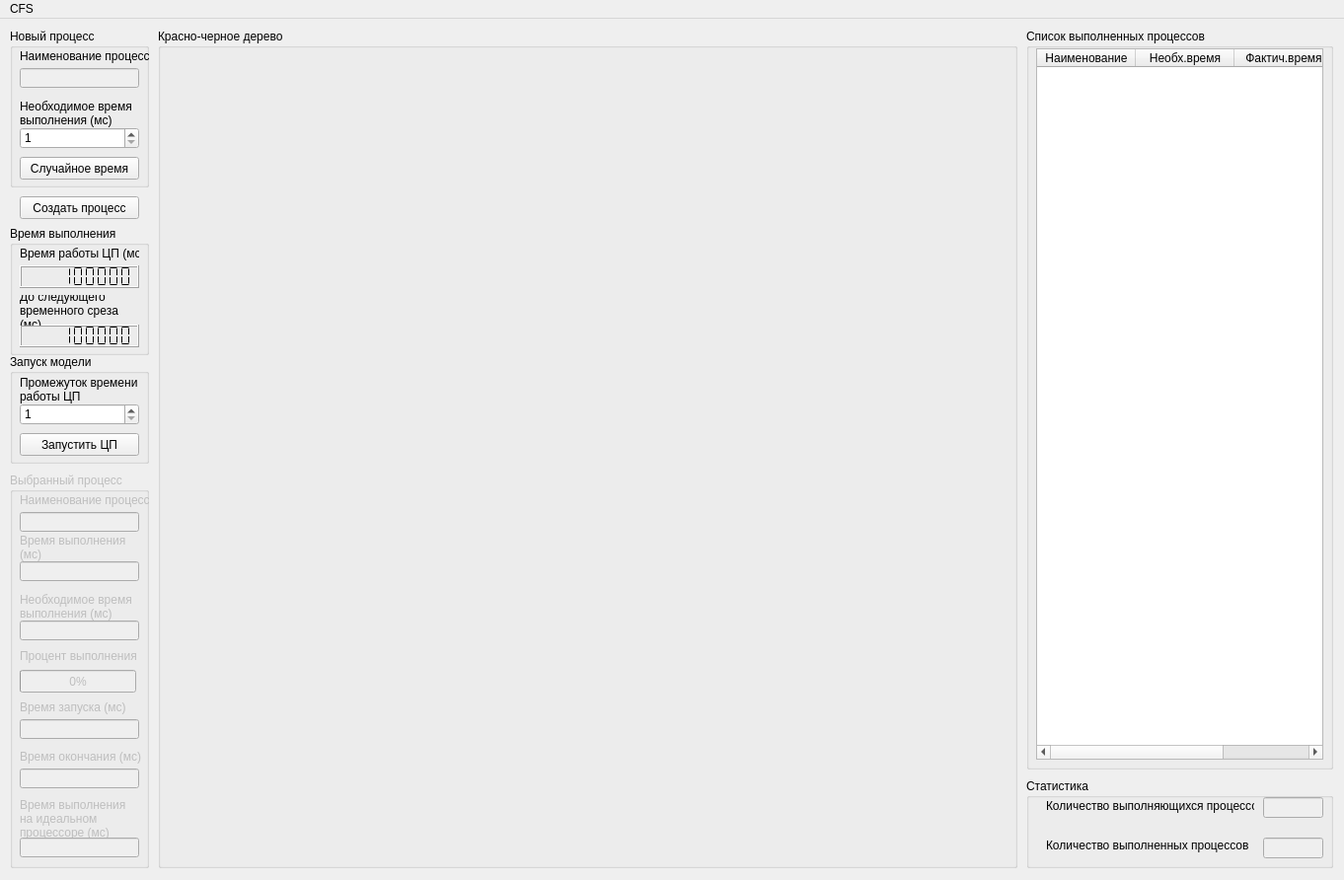
<?xml version="1.0" encoding="UTF-8"?>
<ui version="4.0">
 <class>MainWindow</class>
 <widget class="QMainWindow" name="MainWindow">
  <property name="geometry">
   <rect>
    <x>0</x>
    <y>0</y>
    <width>1362</width>
    <height>892</height>
   </rect>
  </property>
  <property name="windowTitle">
   <string>MainWindow</string>
  </property>
  <property name="windowOpacity">
   <double>1.000000000000000</double>
  </property>
  <widget class="QWidget" name="centralWidget">
   <widget class="QGroupBox" name="groupBox">
    <property name="geometry">
     <rect>
      <x>10</x>
      <y>10</y>
      <width>141</width>
      <height>161</height>
     </rect>
    </property>
    <property name="title">
     <string>Новый процесс</string>
    </property>
    <widget class="QLabel" name="label_2">
     <property name="geometry">
      <rect>
       <x>10</x>
       <y>20</y>
       <width>131</width>
       <height>16</height>
      </rect>
     </property>
     <property name="text">
      <string>Наименование процесса</string>
     </property>
    </widget>
    <widget class="QLabel" name="label_3">
     <property name="geometry">
      <rect>
       <x>10</x>
       <y>70</y>
       <width>121</width>
       <height>31</height>
      </rect>
     </property>
     <property name="text">
      <string>Необходимое время выполнения (мс)</string>
     </property>
     <property name="wordWrap">
      <bool>true</bool>
     </property>
    </widget>
    <widget class="QLineEdit" name="NewProcessName">
     <property name="enabled">
      <bool>false</bool>
     </property>
     <property name="geometry">
      <rect>
       <x>10</x>
       <y>40</y>
       <width>121</width>
       <height>20</height>
      </rect>
     </property>
    </widget>
    <widget class="QSpinBox" name="NewProcessMaxTime">
     <property name="geometry">
      <rect>
       <x>10</x>
       <y>100</y>
       <width>121</width>
       <height>22</height>
      </rect>
     </property>
     <property name="minimum">
      <number>1</number>
     </property>
     <property name="maximum">
      <number>999999</number>
     </property>
    </widget>
    <widget class="QPushButton" name="NewProcessRandomTime">
     <property name="geometry">
      <rect>
       <x>10</x>
       <y>130</y>
       <width>121</width>
       <height>23</height>
      </rect>
     </property>
     <property name="text">
      <string>Случайное время</string>
     </property>
    </widget>
   </widget>
   <widget class="QGroupBox" name="groupBox_2">
    <property name="enabled">
     <bool>false</bool>
    </property>
    <property name="geometry">
     <rect>
      <x>10</x>
      <y>460</y>
      <width>141</width>
      <height>401</height>
     </rect>
    </property>
    <property name="title">
     <string>Выбранный процесс</string>
    </property>
    <widget class="QLabel" name="label_7">
     <property name="geometry">
      <rect>
       <x>10</x>
       <y>170</y>
       <width>121</width>
       <height>31</height>
      </rect>
     </property>
     <property name="text">
      <string>Процент выполнения</string>
     </property>
     <property name="wordWrap">
      <bool>true</bool>
     </property>
    </widget>
    <widget class="QLineEdit" name="SelProcessName">
     <property name="enabled">
      <bool>false</bool>
     </property>
     <property name="geometry">
      <rect>
       <x>10</x>
       <y>40</y>
       <width>121</width>
       <height>20</height>
      </rect>
     </property>
    </widget>
    <widget class="QLineEdit" name="SelProcessTime">
     <property name="enabled">
      <bool>false</bool>
     </property>
     <property name="geometry">
      <rect>
       <x>10</x>
       <y>90</y>
       <width>121</width>
       <height>20</height>
      </rect>
     </property>
     <property name="text">
      <string/>
     </property>
    </widget>
    <widget class="QLabel" name="label_6">
     <property name="geometry">
      <rect>
       <x>10</x>
       <y>60</y>
       <width>121</width>
       <height>31</height>
      </rect>
     </property>
     <property name="text">
      <string>Время выполнения (мс)</string>
     </property>
     <property name="wordWrap">
      <bool>true</bool>
     </property>
    </widget>
    <widget class="QProgressBar" name="SelProcessCompletion">
     <property name="geometry">
      <rect>
       <x>10</x>
       <y>200</y>
       <width>118</width>
       <height>23</height>
      </rect>
     </property>
     <property name="value">
      <number>0</number>
     </property>
    </widget>
    <widget class="QLabel" name="label_4">
     <property name="geometry">
      <rect>
       <x>10</x>
       <y>20</y>
       <width>131</width>
       <height>16</height>
      </rect>
     </property>
     <property name="text">
      <string>Наименование процесса</string>
     </property>
    </widget>
    <widget class="QLabel" name="label_5">
     <property name="geometry">
      <rect>
       <x>10</x>
       <y>120</y>
       <width>121</width>
       <height>31</height>
      </rect>
     </property>
     <property name="text">
      <string>Необходимое время выполнения (мс)</string>
     </property>
     <property name="wordWrap">
      <bool>true</bool>
     </property>
    </widget>
    <widget class="QLineEdit" name="SelProcessMaxTime">
     <property name="enabled">
      <bool>false</bool>
     </property>
     <property name="geometry">
      <rect>
       <x>10</x>
       <y>150</y>
       <width>121</width>
       <height>20</height>
      </rect>
     </property>
    </widget>
    <widget class="QLabel" name="label_10">
     <property name="geometry">
      <rect>
       <x>10</x>
       <y>230</y>
       <width>131</width>
       <height>16</height>
      </rect>
     </property>
     <property name="text">
      <string>Время запуска (мс)</string>
     </property>
    </widget>
    <widget class="QLineEdit" name="StartTime">
     <property name="enabled">
      <bool>false</bool>
     </property>
     <property name="geometry">
      <rect>
       <x>10</x>
       <y>250</y>
       <width>121</width>
       <height>20</height>
      </rect>
     </property>
     <property name="text">
      <string/>
     </property>
    </widget>
    <widget class="QLabel" name="label_11">
     <property name="geometry">
      <rect>
       <x>10</x>
       <y>280</y>
       <width>131</width>
       <height>16</height>
      </rect>
     </property>
     <property name="text">
      <string>Время окончания (мс)</string>
     </property>
    </widget>
    <widget class="QLineEdit" name="EndTime">
     <property name="enabled">
      <bool>false</bool>
     </property>
     <property name="geometry">
      <rect>
       <x>10</x>
       <y>300</y>
       <width>121</width>
       <height>20</height>
      </rect>
     </property>
    </widget>
    <widget class="QLabel" name="label_12">
     <property name="geometry">
      <rect>
       <x>10</x>
       <y>330</y>
       <width>121</width>
       <height>41</height>
      </rect>
     </property>
     <property name="text">
      <string>Время выполнения на идеальном процессоре (мс)</string>
     </property>
     <property name="wordWrap">
      <bool>true</bool>
     </property>
    </widget>
    <widget class="QLineEdit" name="IdealTime">
     <property name="enabled">
      <bool>false</bool>
     </property>
     <property name="geometry">
      <rect>
       <x>10</x>
       <y>370</y>
       <width>121</width>
       <height>20</height>
      </rect>
     </property>
    </widget>
   </widget>
   <widget class="QGroupBox" name="groupBox_3">
    <property name="geometry">
     <rect>
      <x>10</x>
      <y>210</y>
      <width>141</width>
      <height>131</height>
     </rect>
    </property>
    <property name="title">
     <string>Время выполнения</string>
    </property>
    <widget class="QLCDNumber" name="CpuRuntime">
     <property name="geometry">
      <rect>
       <x>10</x>
       <y>40</y>
       <width>121</width>
       <height>23</height>
      </rect>
     </property>
     <property name="smallDecimalPoint">
      <bool>true</bool>
     </property>
     <property name="numDigits">
      <number>9</number>
     </property>
     <property name="segmentStyle">
      <enum>QLCDNumber::Flat</enum>
     </property>
     <property name="value" stdset="0">
      <double>999999999.000000000000000</double>
     </property>
     <property name="intValue" stdset="0">
      <number>999999999</number>
     </property>
    </widget>
    <widget class="QLabel" name="label">
     <property name="geometry">
      <rect>
       <x>10</x>
       <y>20</y>
       <width>121</width>
       <height>16</height>
      </rect>
     </property>
     <property name="text">
      <string>Время работы ЦП (мс)</string>
     </property>
    </widget>
    <widget class="QLCDNumber" name="CpuTimeSlice">
     <property name="geometry">
      <rect>
       <x>10</x>
       <y>100</y>
       <width>121</width>
       <height>23</height>
      </rect>
     </property>
     <property name="smallDecimalPoint">
      <bool>true</bool>
     </property>
     <property name="numDigits">
      <number>9</number>
     </property>
     <property name="segmentStyle">
      <enum>QLCDNumber::Flat</enum>
     </property>
     <property name="value" stdset="0">
      <double>999999999.000000000000000</double>
     </property>
     <property name="intValue" stdset="0">
      <number>999999999</number>
     </property>
    </widget>
    <widget class="QLabel" name="label_8">
     <property name="geometry">
      <rect>
       <x>10</x>
       <y>70</y>
       <width>121</width>
       <height>31</height>
      </rect>
     </property>
     <property name="text">
      <string>До следующего временного среза (мс)</string>
     </property>
     <property name="wordWrap">
      <bool>true</bool>
     </property>
    </widget>
   </widget>
   <widget class="QGroupBox" name="groupBox_4">
    <property name="geometry">
     <rect>
      <x>160</x>
      <y>10</y>
      <width>871</width>
      <height>851</height>
     </rect>
    </property>
    <property name="title">
     <string>Красно-черное дерево</string>
    </property>
    <widget class="canvas" name="RbTreeWidget" native="true">
     <property name="geometry">
      <rect>
       <x>10</x>
       <y>20</y>
       <width>851</width>
       <height>821</height>
      </rect>
     </property>
    </widget>
   </widget>
   <widget class="QGroupBox" name="groupBox_5">
    <property name="geometry">
     <rect>
      <x>1040</x>
      <y>10</y>
      <width>311</width>
      <height>751</height>
     </rect>
    </property>
    <property name="title">
     <string>Список выполненных процессов</string>
    </property>
    <widget class="QTableWidget" name="Table">
     <property name="geometry">
      <rect>
       <x>10</x>
       <y>20</y>
       <width>291</width>
       <height>721</height>
      </rect>
     </property>
     <property name="sortingEnabled">
      <bool>false</bool>
     </property>
     <property name="wordWrap">
      <bool>false</bool>
     </property>
     <property name="rowCount">
      <number>0</number>
     </property>
     <property name="columnCount">
      <number>3</number>
     </property>
     <attribute name="horizontalHeaderVisible">
      <bool>true</bool>
     </attribute>
     <attribute name="horizontalHeaderCascadingSectionResizes">
      <bool>false</bool>
     </attribute>
     <attribute name="horizontalHeaderDefaultSectionSize">
      <number>100</number>
     </attribute>
     <attribute name="horizontalHeaderShowSortIndicator" stdset="0">
      <bool>false</bool>
     </attribute>
     <attribute name="horizontalHeaderStretchLastSection">
      <bool>true</bool>
     </attribute>
     <attribute name="verticalHeaderVisible">
      <bool>false</bool>
     </attribute>
     <attribute name="verticalHeaderDefaultSectionSize">
      <number>30</number>
     </attribute>
     <attribute name="verticalHeaderHighlightSections">
      <bool>false</bool>
     </attribute>
     <column>
      <property name="text">
       <string>Наименование</string>
      </property>
     </column>
     <column>
      <property name="text">
       <string>Необх.время</string>
      </property>
     </column>
     <column>
      <property name="text">
       <string>Фактич.время</string>
      </property>
     </column>
    </widget>
   </widget>
   <widget class="QPushButton" name="NewProcessAdd">
    <property name="geometry">
     <rect>
      <x>20</x>
      <y>180</y>
      <width>121</width>
      <height>23</height>
     </rect>
    </property>
    <property name="text">
     <string>Создать процесс</string>
    </property>
   </widget>
   <widget class="QGroupBox" name="groupBox_6">
    <property name="geometry">
     <rect>
      <x>10</x>
      <y>340</y>
      <width>141</width>
      <height>111</height>
     </rect>
    </property>
    <property name="title">
     <string>Запуск модели</string>
    </property>
    <widget class="QLabel" name="label_13">
     <property name="geometry">
      <rect>
       <x>10</x>
       <y>20</y>
       <width>121</width>
       <height>31</height>
      </rect>
     </property>
     <property name="text">
      <string>Промежуток времени работы ЦП</string>
     </property>
     <property name="wordWrap">
      <bool>true</bool>
     </property>
    </widget>
    <widget class="QSpinBox" name="CpuTime">
     <property name="geometry">
      <rect>
       <x>10</x>
       <y>50</y>
       <width>121</width>
       <height>22</height>
      </rect>
     </property>
     <property name="minimum">
      <number>1</number>
     </property>
     <property name="maximum">
      <number>999999</number>
     </property>
    </widget>
    <widget class="QPushButton" name="RunButton">
     <property name="geometry">
      <rect>
       <x>10</x>
       <y>80</y>
       <width>121</width>
       <height>23</height>
      </rect>
     </property>
     <property name="text">
      <string>Запустить ЦП</string>
     </property>
    </widget>
   </widget>
   <widget class="QGroupBox" name="groupBox_7">
    <property name="geometry">
     <rect>
      <x>1040</x>
      <y>770</y>
      <width>311</width>
      <height>91</height>
     </rect>
    </property>
    <property name="title">
     <string>Статистика</string>
    </property>
    <widget class="QLineEdit" name="ActiveProcesses">
     <property name="enabled">
      <bool>false</bool>
     </property>
     <property name="geometry">
      <rect>
       <x>240</x>
       <y>19</y>
       <width>61</width>
       <height>21</height>
      </rect>
     </property>
    </widget>
    <widget class="QLabel" name="label_9">
     <property name="geometry">
      <rect>
       <x>20</x>
       <y>20</y>
       <width>211</width>
       <height>16</height>
      </rect>
     </property>
     <property name="text">
      <string>Количество выполняющихся процессов</string>
     </property>
    </widget>
    <widget class="QLabel" name="label_14">
     <property name="geometry">
      <rect>
       <x>20</x>
       <y>60</y>
       <width>211</width>
       <height>16</height>
      </rect>
     </property>
     <property name="text">
      <string>Количество выполненных процессов</string>
     </property>
    </widget>
    <widget class="QLineEdit" name="CompletedProcesses">
     <property name="enabled">
      <bool>false</bool>
     </property>
     <property name="geometry">
      <rect>
       <x>240</x>
       <y>60</y>
       <width>61</width>
       <height>21</height>
      </rect>
     </property>
    </widget>
   </widget>
  </widget>
  <widget class="QMenuBar" name="menuBar">
   <property name="geometry">
    <rect>
     <x>0</x>
     <y>0</y>
     <width>1362</width>
     <height>20</height>
    </rect>
   </property>
   <widget class="QMenu" name="menuCFS">
    <property name="title">
     <string>CFS</string>
    </property>
   </widget>
   <addaction name="menuCFS"/>
  </widget>
 </widget>
 <layoutdefault spacing="6" margin="11"/>
 <customwidgets>
  <customwidget>
   <class>canvas</class>
   <extends>QWidget</extends>
   <header>rbtree.h</header>
   <container>1</container>
  </customwidget>
 </customwidgets>
 <resources/>
 <connections/>
</ui>
